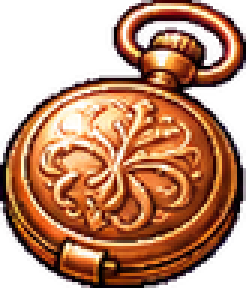
#> input picture assets/ui/ach_clock.png, 82 x 96 px, given in place of icons24.png, which was not available (shown 3 times larger)
$ python slice_centroid.py
#> lines starting #> are read from the running program, lines starting #| are printed output that depends on the picture; after the words box and inside, x2 and y2 are one past the last pixel; in counts of white or black regions, pixels touching at a corner belong together
### tools/slice_mag.py
"""洋红底素材图 → 按行、按列空隙切块（每块可含多个连通块）。
用法：python3 tools/slice_mag.py 图 [打印]；或 import 用 blocks(path) 得到 [[(x0,y0,x1,y1),...] 每行]"""
import sys,numpy as np,cv2
from PIL import Image
def mask(a):
    r,g,b=a[...,0],a[...,1],a[...,2]
    bg=(r>150)&(b>150)&(g<120)&(np.abs(r-b)<90)
    m=(~bg).astype(np.uint8);m=cv2.morphologyEx(m,cv2.MORPH_OPEN,np.ones((3,3),np.uint8));return m
# [18 lines left out: functions runs, blocks, not called in this run]
def cut(a,m,b):
    x0,y0,x1,y1=b;return Image.fromarray(np.dstack([a[y0:y1,x0:x1],m[y0:y1,x0:x1]*255]).astype(np.uint8))
# [3 lines that do not run on import are left out]

### tools/slice_centroid.py
"""按连通块质心归格切图（不会把图标切掉一半，也不会混进邻格碎片）。"""
import os,sys,numpy as np,cv2
from PIL import Image
sys.path.insert(0,os.path.dirname(__file__))
from slice_mag import mask
R=os.path.dirname(os.path.dirname(os.path.abspath(__file__)))
def slice_grid(path,cols,rows):
#> called with path = 'art_src/gpt/icons24.png', cols = 6, rows = 4
    a=np.array(Image.open(path).convert('RGB')).astype(int);m=mask(a);H,W=m.shape
#> after `a = np.array(Image.open(path).convert('RGB')).astype(int)`:
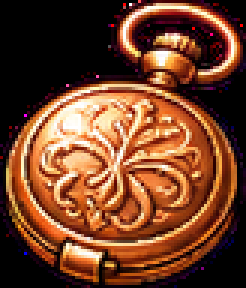
#> a: shape (96, 82, 3) int64 (shown 3 times larger); mean R, G, B 114.6, 66.1, 40.6
#> in mask, `r,g,b=a[...,0],a[...,1],a[...,2]`:
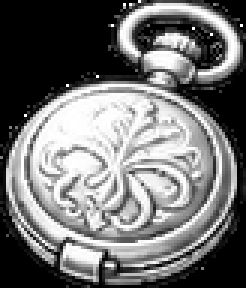
#> r: shape (96, 82) int64 (shown 3 times larger); min 0, max 255, mean 114.6
#> in mask, `r,g,b=a[...,0],a[...,1],a[...,2]`:
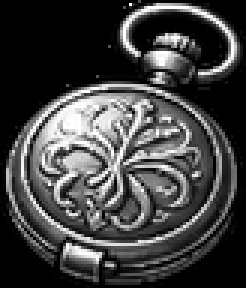
#> g: shape (96, 82) int64 (shown 3 times larger); min 0, max 255, mean 66.1
#> in mask, `r,g,b=a[...,0],a[...,1],a[...,2]`:
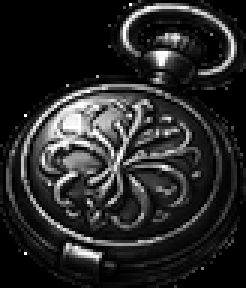
#> b: shape (96, 82) int64 (shown 3 times larger); min 0, max 255, mean 40.6
#> in mask, `bg=(r>150)&(b>150)&(g<120)&(np.abs(r-b)<90)`:
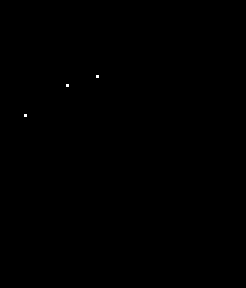
#> bg: shape (96, 82) bool (shown 3 times larger); 0.04% white in thin lines or dots, all inside (x1, y1, x2, y2) = (8, 25, 33, 39)
#> after `H, W = m.shape`: H = 96; W = 82
    n,l,st,cen=cv2.connectedComponentsWithStats(m);out=[]
#> after `n, l, st, cen = cv2.connectedComponentsWithStats(m)`: n = 2; st = [[8, 25, 25, 14, 3], [0, 0, 82, 96, 7869]]; cen = [[20.67, 30.33], [40.51, 47.51]]
    big=np.percentile(st[1:,4],99) if n>1 else 1
#> big = 7869
    cell={}
    for i in range(1,n):
        if st[i][4]<20:continue
        c=min(cols-1,int(cen[i][0]/W*cols));r=min(rows-1,int(cen[i][1]/H*rows));cell.setdefault((r,c),[]).append(i)
#> this loop made 1 pass
#> (c, r) on pass 1: (2, 1)
#> after the loop, cell = {(1, 2): [1]}
    for r in range(rows):
        for c in range(cols):
            ids=cell.get((r,c),[]);keep=np.isin(l,ids);ys,xs=np.nonzero(keep)
            x0,x1,y0,y1=xs.min(),xs.max()+1,ys.min(),ys.max()+1
            out.append(Image.fromarray(np.dstack([a[y0:y1,x0:x1],keep[y0:y1,x0:x1]*255]).astype(np.uint8)))
#> keep: shape (96, 82) bool; every value is 0
#> after the loop, out = []
    return out
if __name__=='__main__':
    U=R+'/assets/ui/'
    ic=['p_arc','p_crit','p_critd','p_dodge','p_tough','p_svamp','p_rev','p_berserk','p_exec','p_hunt','p_knock','p_boom','p_mag','p_gamble','u_hp','u_spd','u_cd','u_gold','u_rr','u_revive','u_amt','u_dur','s_ban','s_free']
#> (the run stopped early here; a loop or call above may not have finished)

$ run again, on assets/ui/ach_trophy.png
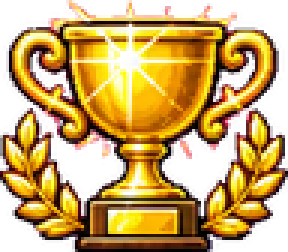
#> input picture assets/ui/ach_trophy.png, 96 x 84 px, given in place of icons24.png, which was not available (shown 3 times larger)
#> in mask, `r,g,b=a[...,0],a[...,1],a[...,2]`:
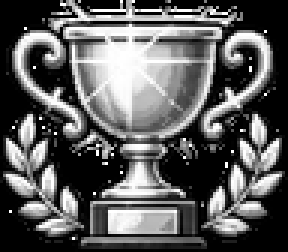
#> g: shape (84, 96) int64 (shown 3 times larger); min 0, max 255, mean 94.1
#> in mask, `r,g,b=a[...,0],a[...,1],a[...,2]`:
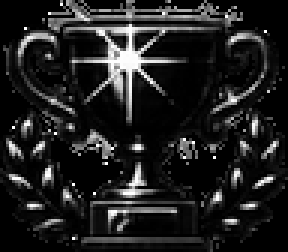
#> b: shape (84, 96) int64 (shown 3 times larger); min 0, max 255, mean 32.3
#> bg: shape (84, 96) bool; 0.06% white in thin lines or dots, all inside (x1, y1, x2, y2) = (16, 4, 90, 62)
#> n = 2; st = [[16, 4, 74, 58, 5], [0, 0, 96, 84, 8059]]; cen = [[52.8, 38.8], [47.5, 41.5]]
#> big = 8059
#> the loop in slice_grid, `for i in range(1,n):` made 1 pass
#> (c, r) on pass 1: (2, 1)
#> after the loop in slice_grid, `for i in range(1,n):`: cell = {(1, 2): [1]}
#> after the loop in slice_grid, `for r in range(rows):`: out = []
